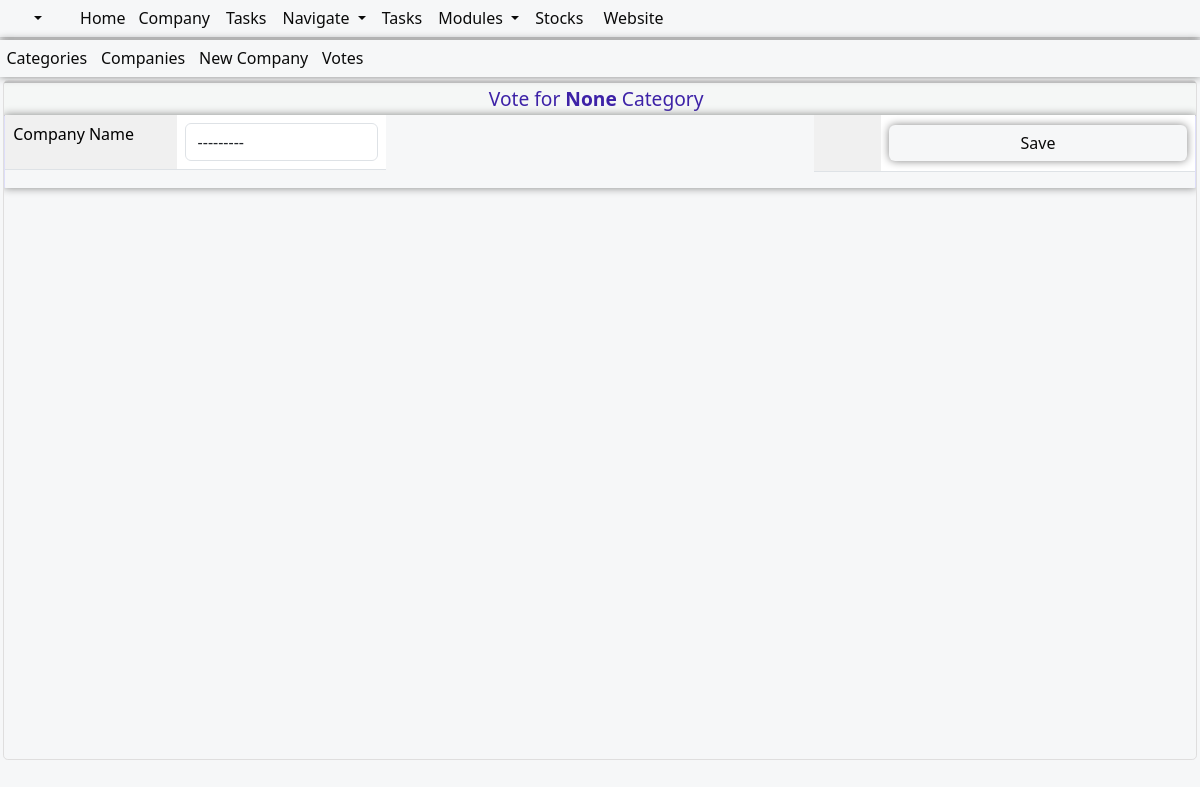
Page /Vote/This/Cat/15/ (signed in) on the earlier database version.
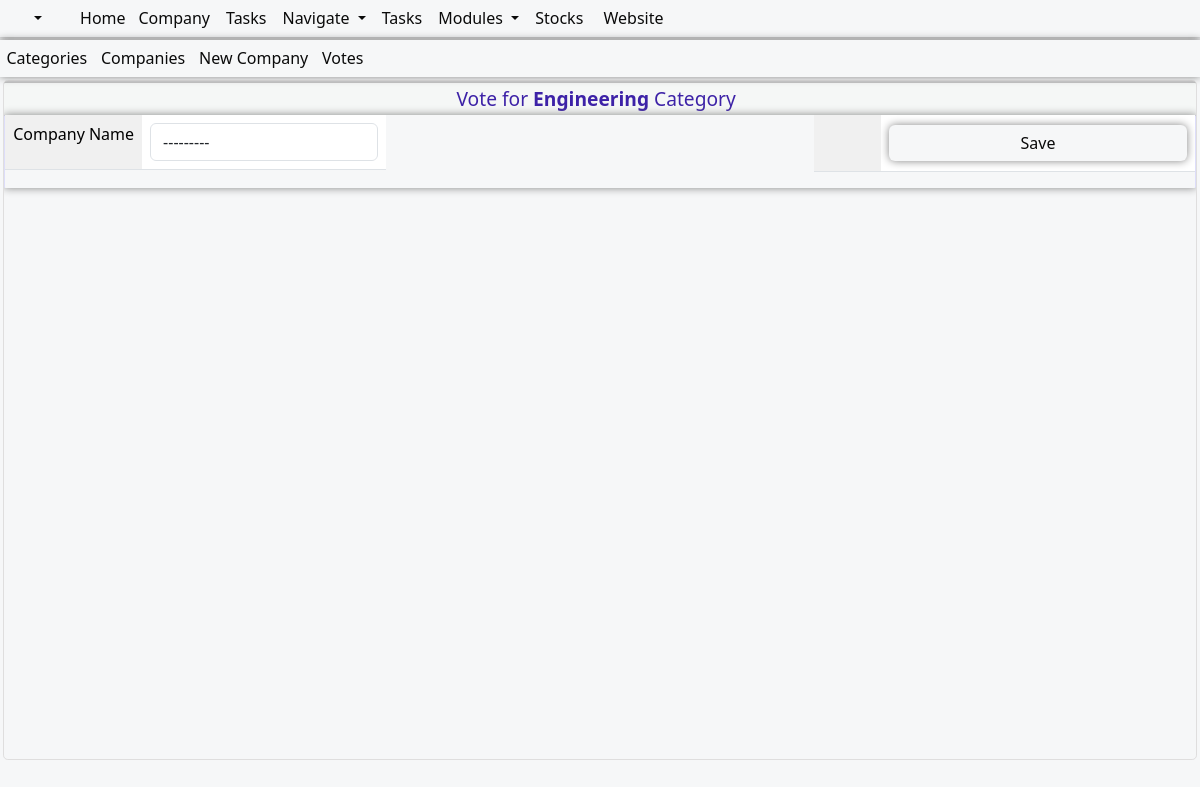
Same page on the later database version.
### awards/models.py (models this page shows)
class CategoriesModel(models.Model):
    name= models.CharField(max_length=30,blank=False,null=True)
    comments= models.CharField(null=True, blank=True, max_length=30)
    date=models.DateField(blank=True,null=True,auto_now_add=True)
    def __str__(self):
        return str(self.name)

### awards/views.py (the view)
# urls.py: path('Vote/This/Cat/<int:pk>/', views.votecategory, name="votecategory"),
def votecategory(request,pk):
    title="Vote Here"
    category=CategoriesModel.objects.filter(id=pk).first()
    if VotesModel.objects.filter(voter=request.user, category=category).exists():
        messages.error(request, "You have already voted in this category.")
        return redirect('awards:categories')
    print("before post")
    if request.method == 'POST':
        form = CommonAddVoteForm(request.POST)
        if form.is_valid():
            company_id = form.cleaned_data['company'].id # get company id from cleaned data
            vote = form.save(commit=False)
            vote.voter = request.user  # changed user to voter to match your model.
            vote.category = category
            company_obj = CompaniesModel.objects.filter(id=company_id).first()
            if company_obj:
                company_obj.voter.add(request.user)
                print(f"voters after add: {company_obj.voter.all()}")
                company_obj.save()
                initial_votes = company_obj.votes
                company_obj.votes = initial_votes + 1
                company_obj.save()
                vote.company = company_obj # add company to vote object
                vote.save()
                messages.success(request, "Your vote has been recorded.")
                return redirect('awards:categories')
            else:
                messages.error(request, "Invalid company selected.")
                return redirect('awards:categories')
        else:
            print("form is not valid")
            form.fields['company'].queryset = CompaniesModel.objects.filter(category=category) #re-add the queryset.
            context = {
                'form': form,
                'category': category,
                "title": title,
            }
            return render(request, 'awards/votes/add-vote-category.html', context)
    else:
        print("after post")
        form = CommonAddVoteForm()
        form.fields['company'].queryset = CompaniesModel.objects.filter(category=category)
    context = {
        'form': form,
        'category': category,
        "title": title,
    }
    return render(request, 'awards/votes/add-vote-category.html', context)

### awards/forms.py
class CommonAddVoteForm(forms.ModelForm):
    class Meta:
        model = VotesModel
        fields = ['voter','company','category']
        widgets={
            'voter':forms.Select(attrs={'class':'form-control','placeholder':''}),
            'company':forms.Select(attrs={'class':'form-control','placeholder':''}),
        }

### awards/models.py (called while the page is built)
    def __str__(self):
        return str(self.name)

### awards/templates/awards/votes/add-vote-category.html (shortened to what this page needs)
{% extends 'awards/base/uimainbase/allifmaaluibase.html'%}
{% load humanize %}
{% block body %}
<div class="allifmaal-main-container">
<div class="card-header">
<div class="row mt-12" >
<div class="col-md-12">
<div class="container-fluid amel-content-header">
<a href="{% url 'awards:categories' %}">Categories</a>
<a href="{% url 'awards:companies' %}">Companies</a>
<a href="{% url 'awards:addCompany' %}">New Company</a>
<a href="{% url 'awards:votes' %}">Votes</a>
</div>
    </div>
  </div>
</div>
  <div class="allifmaincontainer">
<div class="row mt-12">
  <div class="table-details-content-description">Vote for <strong>{{category}}</strong> Category</div>
  <form method='POST' action=''>{% csrf_token %}
  <div class="col-md-12">
  <div class="allif-scroll-table">
    <div class="allif-info-tables">
      <div class="row">
  <div class="col-md-4">
      <div class="table-responsive">
      <table class="table table-layout">
      <tbody>
      <tr>
        <td class="allif-fix-table-col">Company Name</td>
        <td>{{form.company}}</td>
        </tr>
        </tbody>
        </table>
      </div>
        </div>
     <div class="col-md-4">
       <div class="allif-details-card table-responsive">
          </div>
          </div>
     <div class="col-md-4">
      <div class="allif-details-card table-responsive">
       <table class="table table-layout">
        <tbody>
            <tr>
              <td class="allif-fix-table-col"></td>
              <td> <input type="submit" value='Save' class="btn btn-success allifmaal-submit-btn"></td>
              </tr>
          </tbody>
          </table>
  </div>
    </div>
    </div>
        </div>
</div>
</div>
</form>
</div>
</div>
</div>
   {% endblock %}

Differences in the rows shown:
added CategoriesModel: name "Engineering"
Other differences:
{{ category }}: "None" → (not shown)
